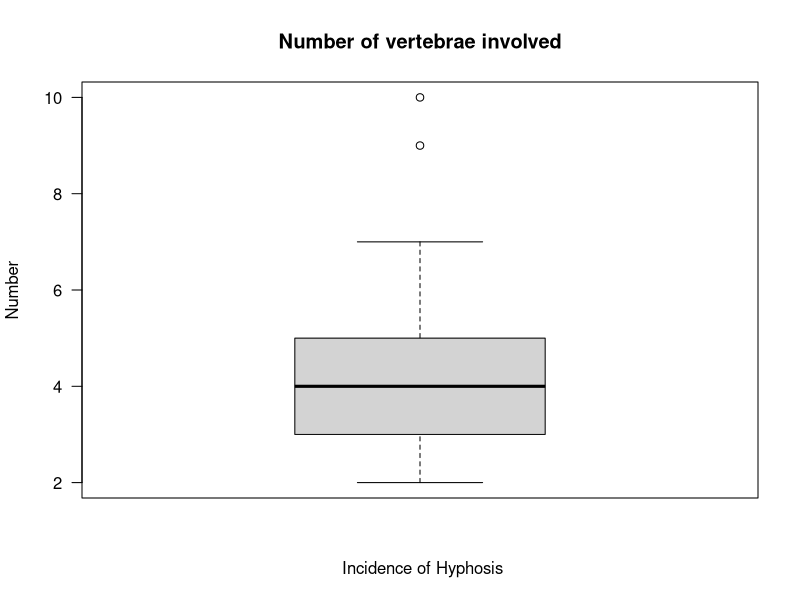
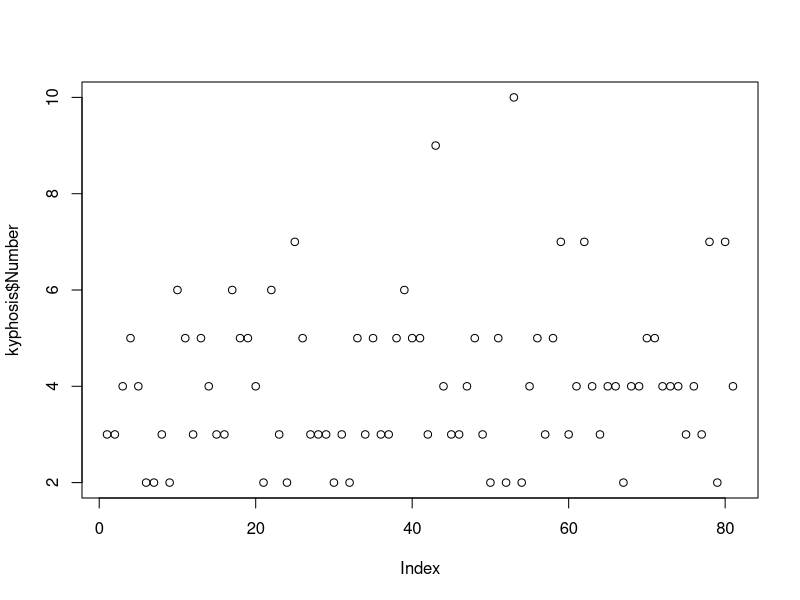

The R source for these figures, in order:
# Created by: xaniwths

#Insert rpart
library(rpart)

#load "kyphosis"
data(kyphosis)

#Dataset summary
summary(kyphosis)

#Boxplot for number variable
boxplot(kyphosis$Number, 
    ylab = "Number" , 
    xlab = " Incidence of Hyphosis", 
    main = "Number of vertebrae involved",las=1)

#Find the outliers 
outliers <- boxplot.stats(kyphosis$Number)$out
outliers

#Which lines correspond to the specific data
out_ind <- which(kyphosis$Number %in% outliers)
out_ind

#Repeat with Identify function
plot(kyphosis$Number)
identify(rep(1, length(kyphosis$Number)), kyphosis$Number)